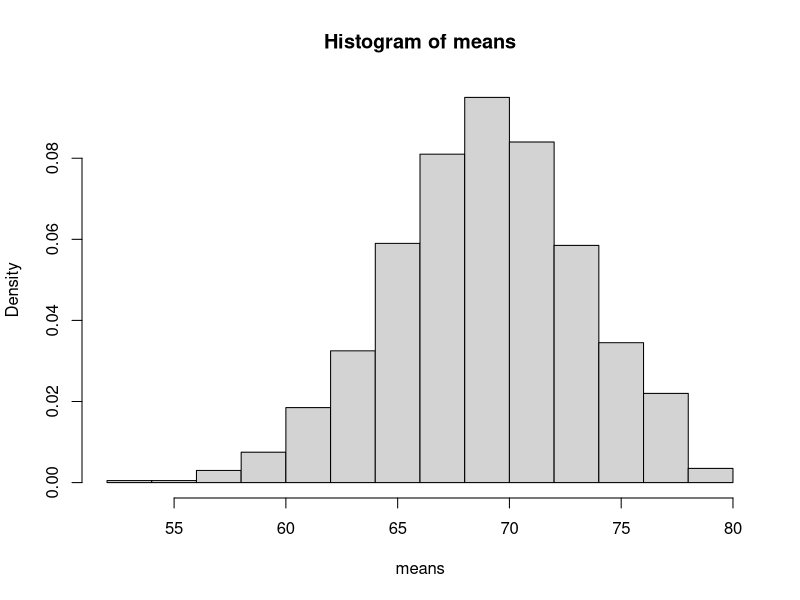
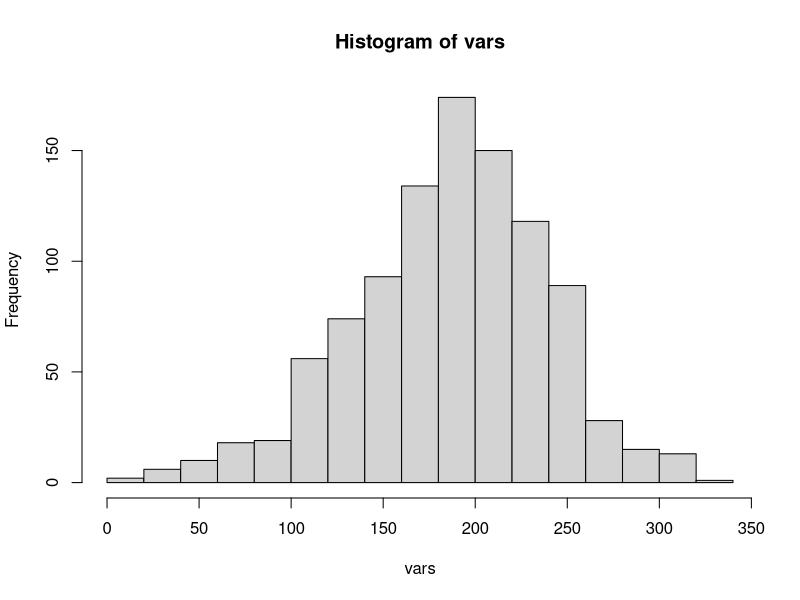
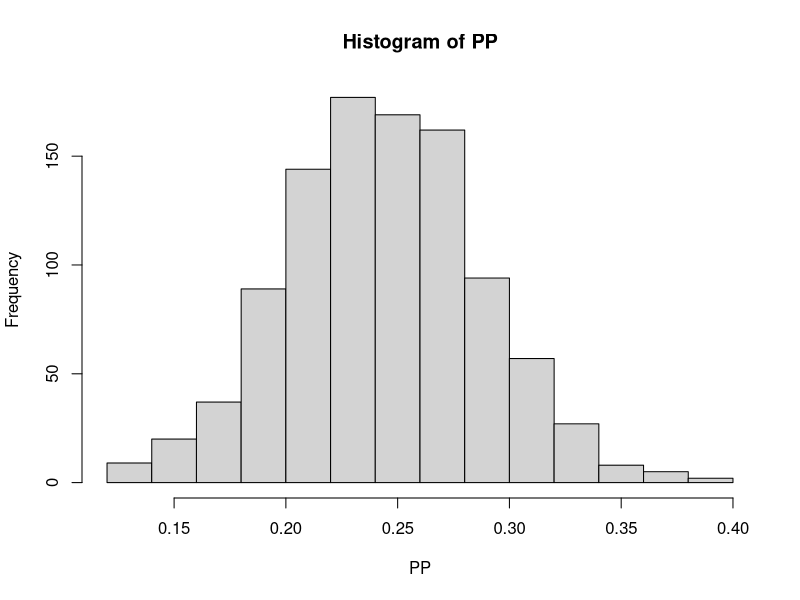

Write R code to recreate these figures, in order.
## ---- chunk 1
x.values <- c(2,4,6,8)
x.pmf <- c(0.2,0.3,0.3,0.2)

sample(x.values,size=10,prob = x.pmf,replace=TRUE) # Sample of Size 10

sample.values <- replicate(1000,sample(x.values,size=10,prob = x.pmf,replace=TRUE)) #1000 Samples of the same sample

## ---- chunk 2
SE = 0.35/sqrt(11)
UpperBound=qnorm(0.975,mean=2.2,sd=SE)
LowerBound=qnorm(0.025,mean=2.2,sd=SE)
## ---- chunk 3
salary=c(62, 71, 75, 47, 85, 85, 82, 78, 52, 53)
SE=sd(salary)/sqrt(10)
UB = mean(salary)+SE*qt(0.95,df=9)
LB = mean(salary)-SE*qt(0.95,df=9)

## ---- chunk 4
means = replicate(1000,mean(sample(salary,10,replace=TRUE)))
UpperBound = quantile(means,prob=0.95)
LowerBound = quantile(means,prob=0.05)
hist(means,prob=T)
## ---- chunk 5
vars= replicate(1000,var(sample(salary,10,replace=TRUE)))
hist(vars)
UB=quantile(vars,prob=0.95)
LB= quantile(vars,prob=0.05)

## ---- chunk 6
SEP=sqrt(0.25*0.75/100) # SE of proportion
UpperBound=qnorm(0.975,mean=0.25,sd=SEP) 
LowerBound=qnorm(0.025,mean=0.25,sd=SEP)
## ---- chunk 7
PP=replicate(1000,mean(sample(c(0,1),100,replace=TRUE,prob=c(0.75,0.25))))
hist(PP)
UB=quantile(PP,prob=0.975)
LB= quantile(PP,prob=0.025)
## ---- chunk 8
Sample.Size=(qnorm(0.95)*sd(salary)/0.5)^2
## ---- chunk 9
Sample.Size=0.12*0.88*(qnorm(0.975)/0.03)^2
